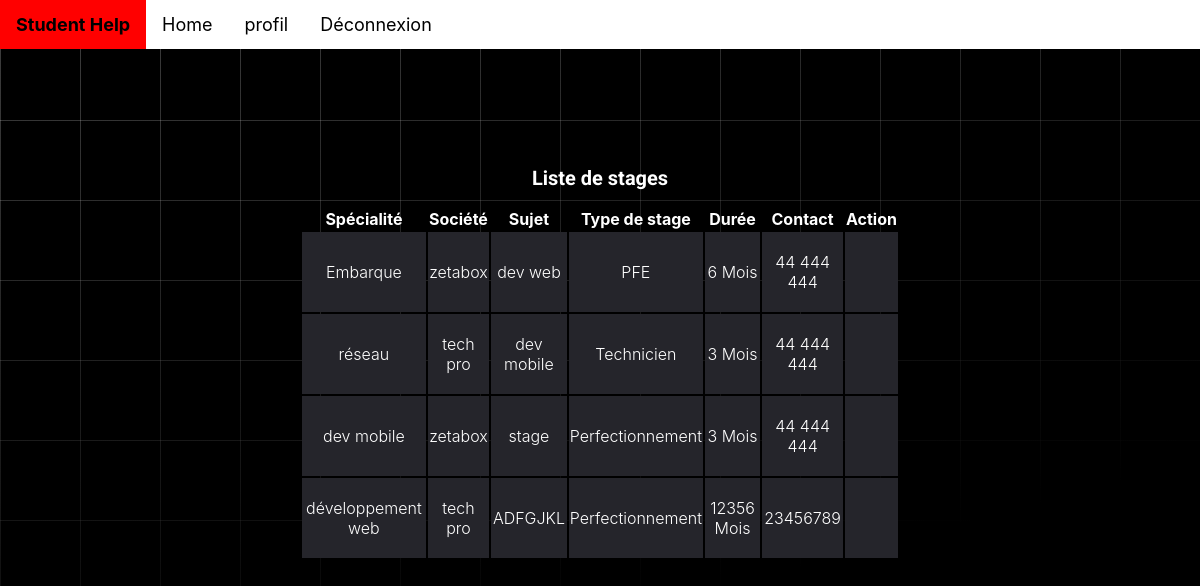
Page /posts/liste_stage/ on the earlier database version.
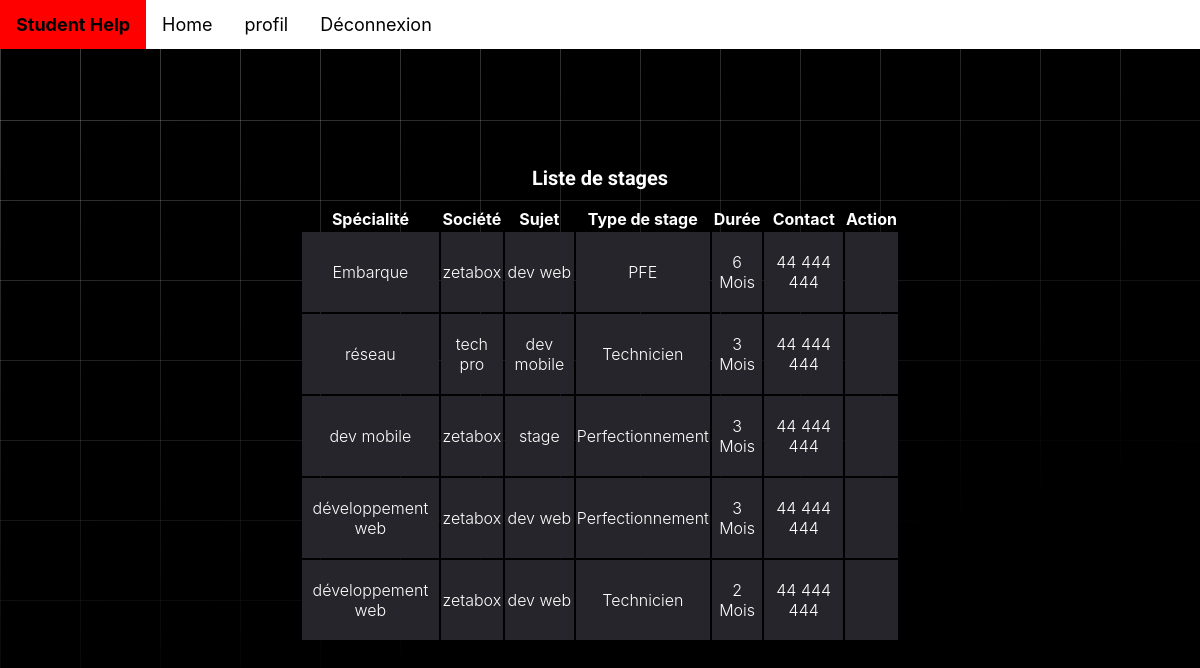
Same page on the later database version.
### posts/models.py (models this page shows, shortened)
class Poste(models.Model):
    TYPE_CHOICES = [('0', 'offre'), ('1', 'demande')]
    type = models.CharField(max_length=1, choices=TYPE_CHOICES)
    date = models.DateField(null=True, default=date.today)
    user = models.ForeignKey(User, on_delete=models.CASCADE, null=True)
    image = models.ImageField(blank=True)

class Stage(Poste):
    TYPE_CHOICES = [('1', 'ouvrier'), ('2', 'technicien'), ('3', 'pfe')]
    typeStg = models.CharField(max_length=1, choices=TYPE_CHOICES)
    société = models.CharField(max_length=50)
    durée = models.IntegerField()
    sujet = models.CharField(max_length=50)
    contactinfo = models.CharField(max_length=50)
    spécialite = models.CharField(max_length=255)

### posts/views.py (the view)
# urls.py: path('liste_stage/',ListPostStage.as_view(), name='liststage'),
class ListPostStage(ListView):
    model = Poste
    template_name = 'listPosts/list_stages.html'
    form_class =  StageForm
    context_object_name = 'liste_stages'

### posts/templates/listPosts/list_stages.html (shortened to what this page needs)
<!DOCTYPE html>
<html lang="en">
<head>
    <link rel="stylesheet" href="fonts/icomoon/style.css" />
    <link rel="stylesheet" href="css/owl.carousel.min.css" />
    {% extends "student/base.html" %}
    {% block content %}
</head>
<body>
    <div class="content">
        <div class="container">
            <h2 class="mb-5" style="text-align: center;">Liste de stages</h2>
            <div class="table-responsive custom-table-responsive">
                <table class="table custom-table">
                    <thead>
                        <tr>
                            <th scope="col">Spécialité</th>
                            <th scope="col">Société</th>
                            <th scope="col">Sujet</th>
                            <th scope="col">Type de stage</th>
                            <th scope="col">Durée</th>
                            <th scope="col">Contact</th>
                            <th scope="col">Action</th>
                        </tr>
                    </thead>
                    <tbody>
                        {% if liste_stages %}
                            {% for poste in liste_stages %}
                                {% if poste.stage %}
                                    <tr scope="row">
                                        <td>{{ poste.stage.spécialite }}</td>
                                        <td>{{ poste.stage.société }}</td>
                                        <td>{{ poste.stage.sujet }}</td>
                                        <td>
                                            {% if poste.stage.typeStg == '1' %}
                                                Technicien
                                            {% elif poste.stage.typeStg == '2' %}
                                                Perfectionnement
                                            {% else %}
                                                PFE
                                            {% endif %}
                                        </td>
                                        <td>{{ poste.stage.durée }} Mois</td>
                                        <td>{{ poste.stage.contactinfo }}</td>
                                        <td>
                                        </td>
                                    </tr>
                                {% endif %}
                            {% endfor %}
                        {% else %}
                            <tr>
                                <td colspan="7" style="text-align: center;">Pas de stages</td>
                            </tr>
                        {% endif %}
                    </tbody>
                </table>
            </div>
        </div>
    </div>
    {% endblock %}

### student/templates/student/base.html (shortened to what this page needs)
{% load static %}
<!DOCTYPE html>
<html lang="en">
  <head>
    <link
      rel="stylesheet"
      href="https://cdnjs.cloudflare.com/ajax/libs/font-awesome/4.7.0/css/font-awesome.min.css"
    />
  </head>
  <body>
    <div class="navbar">
      <a href="#"><strong> Student Help</strong></a>
      <a href="{% url 'liste_posts' %}">Home</a>
      <a href="{% url 'user_profil' user_id=user.id %}"> profil</a>
      <a href="{% url 'logout' %}">
        <form method="post" action="{% url 'logout' %}">
            <button type="submit">Déconnexion</button>
        </form>
      </a>
      </div>
    <div>{% block content %}{% endblock %}</div>
  </body>
</html>

### student/templates/student/base.html (style rules this page uses)
body { background: hsl(0, 0%, 0%); color: hsl(0, 0%, 0%); font-family: "Geist Sans", "SF Pro Text", "SF Pro Icons", "AOS Icons", "Helvetica Neue", Helvetica, Arial, sans-serif, system-ui; margin: 0; }
body::before { --line: hsla(0, 0%, 100%, 0.25); content: ""; height: 100%; width: 100%; position: fixed; z-index: -1; background: linear-gradient( 90deg, var(--line) 1px, transparent 1px 10vmin ) 0 -5vmin / 10vmin 10vmin, linear-gradient(var(--line) 1px, transparent 1px 10vmin) 0 -5vmin / 10vmin 10vmin; mask: linear-gradient(-15deg, transparent 30%, rgb(0, 0, 0)); }
.navbar { overflow: hidden; background-color: #ffffff; }
.navbar a { float: left; font-size: 18px; color: rgb(0, 0, 0); text-align: center; padding: 14px 16px; text-decoration: none; }
button { background: none; border: none; padding: 0; font: inherit; color: inherit; cursor: pointer; }

### posts/templates/listPosts/list_stages.html (style rules this page uses)
h1, h2, h3, h4, h5, h6, .h1, .h2, .h3, .h4, .h5, .h6 { font-family: "Roboto", -apple-system, BlinkMacSystemFont, "Segoe UI", Roboto, "Helvetica Neue", Arial, "Noto Sans", sans-serif, "Apple Color Emoji", "Segoe UI Emoji", "Segoe UI Symbol", "Noto Color Emoji"; }
.content { padding: 100px 25%; }
h2 { font-size: 20px; color: #fff; }
.custom-table { width: 100%; }
.custom-table thead tr, .custom-table thead th { border-top: none; border-bottom: none !important; color: #fff; }
.custom-table tbody th, .custom-table tbody td { color: #ffffff; font-weight: 400; padding-bottom: 20px; padding-top: 20px; font-weight: 300; text-align: center; }
.custom-table tbody tr:not(.spacer) { border-radius: 7px; overflow: hidden; transition: 0.3s all ease; }
.custom-table tbody tr th, .custom-table tbody tr td { background: #25252b; border: none; transition: 0.3s all ease; }
.custom-table tbody tr th:first-child, .custom-table tbody tr td:first-child { border-top-left-radius: 0px; border-bottom-left-radius: 0px; }
.custom-table tbody tr th:last-child, .custom-table tbody tr td:last-child { border-top-right-radius: 0px; border-bottom-right-radius: 0px; }

Differences in the rows shown:
removed Poste: stage.spécialite "développement web", stage.société "tech pro", stage.sujet "ADFGJKL", shows "Perfectionnement", stage.durée "12356", stage.contactinfo "23456789"
added Poste: stage.spécialite "développement web", stage.société "zetabox", stage.sujet "dev web", shows "Perfectionnement", stage.durée "3", stage.contactinfo "44 444 444"
added Poste: stage.spécialite "développement web", stage.société "zetabox", stage.sujet "dev web", shows "Technicien", stage.durée "2", stage.contactinfo "44 444 444"
